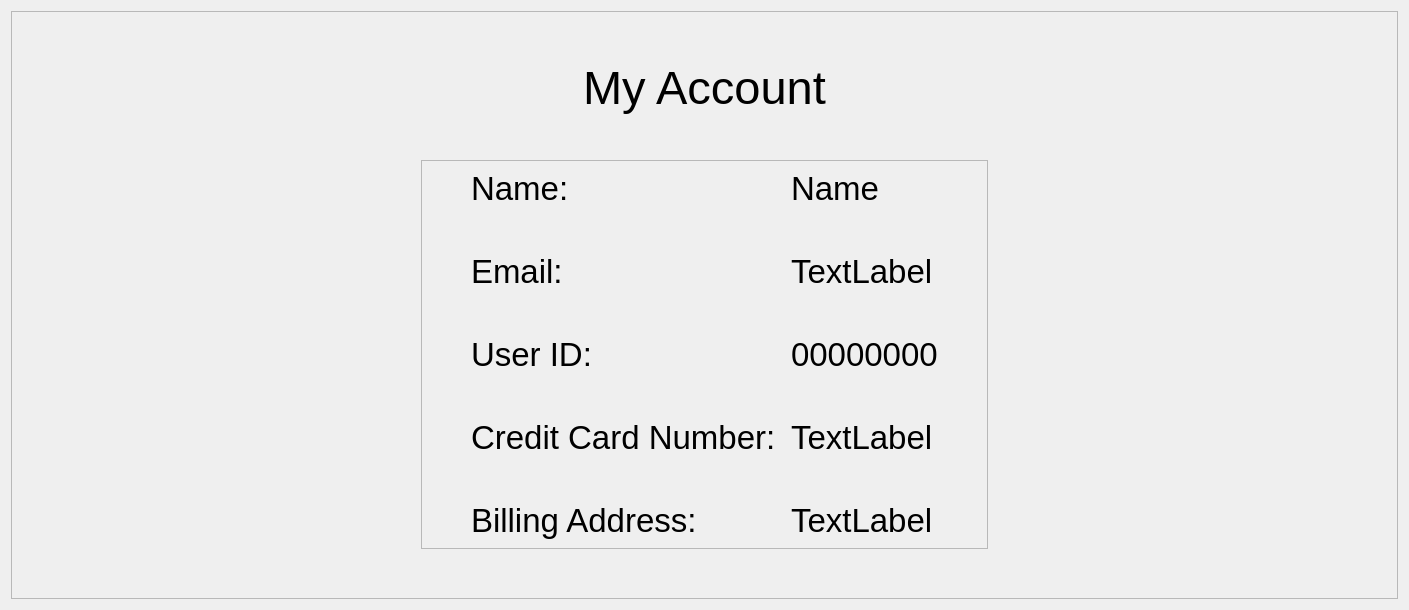
          <widget class="QWidget" name="myAccountPage">
           <layout class="QVBoxLayout" name="verticalLayout_25">
            <item>
             <widget class="QFrame" name="frame_49">
              <property name="styleSheet">
               <string notr="true">font-size: 20pt;</string>
              </property>
              <property name="frameShape">
               <enum>QFrame::StyledPanel</enum>
              </property>
              <property name="frameShadow">
               <enum>QFrame::Raised</enum>
              </property>
              <layout class="QGridLayout" name="gridLayout_59">
               <item row="1" column="1" alignment="Qt::AlignHCenter">
                <widget class="QLabel" name="myAccountTitle">
                 <property name="sizePolicy">
                  <sizepolicy hsizetype="MinimumExpanding" vsizetype="Maximum">
                   <horstretch>0</horstretch>
                   <verstretch>0</verstretch>
                  </sizepolicy>
                 </property>
                 <property name="styleSheet">
                  <string notr="true">font-size: 35pt;</string>
                 </property>
                 <property name="text">
                  <string>My Account</string>
                 </property>
                </widget>
               </item>
               <item row="3" column="0">
                <spacer name="horizontalSpacer_13">
                 <property name="orientation">
                  <enum>Qt::Horizontal</enum>
                 </property>
                 <property name="sizeType">
                  <enum>QSizePolicy::Maximum</enum>
                 </property>
                 <property name="sizeHint" stdset="0">
                  <size>
                   <width>400</width>
                   <height>20</height>
                  </size>
                 </property>
                </spacer>
               </item>
               <item row="2" column="1">
                <spacer name="verticalSpacer_8">
                 <property name="orientation">
                  <enum>Qt::Vertical</enum>
                 </property>
                 <property name="sizeHint" stdset="0">
                  <size>
                   <width>20</width>
                   <height>40</height>
                  </size>
                 </property>
                </spacer>
               </item>
               <item row="4" column="1">
                <spacer name="verticalSpacer_7">
                 <property name="orientation">
                  <enum>Qt::Vertical</enum>
                 </property>
                 <property name="sizeHint" stdset="0">
                  <size>
                   <width>20</width>
                   <height>40</height>
                  </size>
                 </property>
                </spacer>
               </item>
               <item row="3" column="2">
                <spacer name="horizontalSpacer_12">
                 <property name="orientation">
                  <enum>Qt::Horizontal</enum>
                 </property>
                 <property name="sizeType">
                  <enum>QSizePolicy::Maximum</enum>
                 </property>
                 <property name="sizeHint" stdset="0">
                  <size>
                   <width>400</width>
                   <height>20</height>
                  </size>
                 </property>
                </spacer>
               </item>
               <item row="0" column="1">
                <spacer name="verticalSpacer_12">
                 <property name="orientation">
                  <enum>Qt::Vertical</enum>
                 </property>
                 <property name="sizeHint" stdset="0">
                  <size>
                   <width>20</width>
                   <height>40</height>
                  </size>
                 </property>
                </spacer>
               </item>
               <item row="3" column="1">
                <widget class="QFrame" name="frame_50">
                 <property name="sizePolicy">
                  <sizepolicy hsizetype="Preferred" vsizetype="Maximum">
                   <horstretch>0</horstretch>
                   <verstretch>0</verstretch>
                  </sizepolicy>
                 </property>
                 <property name="styleSheet">
                  <string notr="true">font-size: 25pt;</string>
                 </property>
                 <property name="frameShape">
                  <enum>QFrame::StyledPanel</enum>
                 </property>
                 <property name="frameShadow">
                  <enum>QFrame::Raised</enum>
                 </property>
                 <layout class="QGridLayout" name="gridLayout_60">
                  <item row="1" column="3">
                   <spacer name="horizontalSpacer_14">
                    <property name="orientation">
                     <enum>Qt::Horizontal</enum>
                    </property>
                    <property name="sizeHint" stdset="0">
                     <size>
                      <width>40</width>
                      <height>20</height>
                     </size>
                    </property>
                   </spacer>
                  </item>
                  <item row="3" column="1">
                   <widget class="QLabel" name="myAccountUserEmailTitle">
                    <property name="text">
                     <string>Email:</string>
                    </property>
                    <property name="wordWrap">
                     <bool>true</bool>
                    </property>
                   </widget>
                  </item>
                  <item row="10" column="2">
                   <widget class="QLabel" name="myAccountUserBillingInfo">
                    <property name="text">
                     <string>TextLabel</string>
                    </property>
                    <property name="wordWrap">
                     <bool>true</bool>
                    </property>
                   </widget>
                  </item>
                  <item row="5" column="2">
                   <widget class="QLabel" name="myAccountUserID">
                    <property name="sizePolicy">
                     <sizepolicy hsizetype="Maximum" vsizetype="Maximum">
                      <horstretch>0</horstretch>
                      <verstretch>0</verstretch>
                     </sizepolicy>
                    </property>
                    <property name="text">
                     <string>00000000</string>
                    </property>
                    <property name="wordWrap">
                     <bool>true</bool>
                    </property>
                   </widget>
                  </item>
                  <item row="1" column="1">
                   <widget class="QLabel" name="myAccountNameTitle">
                    <property name="sizePolicy">
                     <sizepolicy hsizetype="Preferred" vsizetype="Maximum">
                      <horstretch>0</horstretch>
                      <verstretch>0</verstretch>
                     </sizepolicy>
                    </property>
                    <property name="text">
                     <string>Name:</string>
                    </property>
                    <property name="wordWrap">
                     <bool>true</bool>
                    </property>
                   </widget>
                  </item>
                  <item row="2" column="2">
                   <spacer name="verticalSpacer_6">
                    <property name="orientation">
                     <enum>Qt::Vertical</enum>
                    </property>
                    <property name="sizeHint" stdset="0">
                     <size>
                      <width>20</width>
                      <height>40</height>
                     </size>
                    </property>
                   </spacer>
                  </item>
                  <item row="8" column="2">
                   <widget class="QLabel" name="myAccountUserCardInfo">
                    <property name="text">
                     <string>TextLabel</string>
                    </property>
                    <property name="wordWrap">
                     <bool>true</bool>
                    </property>
                   </widget>
                  </item>
                  <item row="1" column="2">
                   <widget class="QLabel" name="myAccountName">
                    <property name="sizePolicy">
                     <sizepolicy hsizetype="Maximum" vsizetype="Maximum">
                      <horstretch>0</horstretch>
                      <verstretch>0</verstretch>
                     </sizepolicy>
                    </property>
                    <property name="text">
                     <string>Name</string>
                    </property>
                    <property name="wordWrap">
                     <bool>true</bool>
                    </property>
                   </widget>
                  </item>
                  <item row="4" column="2">
                   <spacer name="verticalSpacer_13">
                    <property name="orientation">
                     <enum>Qt::Vertical</enum>
                    </property>
                    <property name="sizeHint" stdset="0">
                     <size>
                      <width>20</width>
                      <height>40</height>
                     </size>
                    </property>
                   </spacer>
                  </item>
                  <item row="8" column="1">
                   <widget class="QLabel" name="myAccountUserCardInfoTitle">
                    <property name="text">
                     <string>Credit Card Number: </string>
                    </property>
                    <property name="wordWrap">
                     <bool>true</bool>
                    </property>
                   </widget>
                  </item>
                  <item row="6" column="2">
                   <spacer name="verticalSpacer_14">
                    <property name="orientation">
                     <enum>Qt::Vertical</enum>
                    </property>
                    <property name="sizeHint" stdset="0">
                     <size>
                      <width>20</width>
                      <height>40</height>
                     </size>
                    </property>
                   </spacer>
                  </item>
                  <item row="3" column="2">
                   <widget class="QLabel" name="myAccountUserEmail">
                    <property name="text">
                     <string>TextLabel</string>
                    </property>
                    <property name="wordWrap">
                     <bool>true</bool>
                    </property>
                   </widget>
                  </item>
                  <item row="10" column="1">
                   <widget class="QLabel" name="myAccountUserBillingInfoTitle">
                    <property name="text">
                     <string>Billing Address:</string>
                    </property>
                    <property name="wordWrap">
                     <bool>true</bool>
                    </property>
                   </widget>
                  </item>
                  <item row="5" column="1">
                   <widget class="QLabel" name="myAccountUserIDTitle">
                    <property name="sizePolicy">
                     <sizepolicy hsizetype="Preferred" vsizetype="Maximum">
                      <horstretch>0</horstretch>
                      <verstretch>0</verstretch>
                     </sizepolicy>
                    </property>
                    <property name="text">
                     <string>User ID:</string>
                    </property>
                    <property name="wordWrap">
                     <bool>true</bool>
                    </property>
                   </widget>
                  </item>
                  <item row="9" column="2">
                   <spacer name="verticalSpacer_15">
                    <property name="orientation">
                     <enum>Qt::Vertical</enum>
                    </property>
                    <property name="sizeHint" stdset="0">
                     <size>
                      <width>20</width>
                      <height>40</height>
                     </size>
                    </property>
                   </spacer>
                  </item>
                  <item row="5" column="0">
                   <spacer name="horizontalSpacer_15">
                    <property name="orientation">
                     <enum>Qt::Horizontal</enum>
                    </property>
                    <property name="sizeHint" stdset="0">
                     <size>
                      <width>40</width>
                      <height>20</height>
                     </size>
                    </property>
                   </spacer>
                  </item>
                 </layout>
                </widget>
               </item>
              </layout>
             </widget>
            </item>
           </layout>
          </widget>
